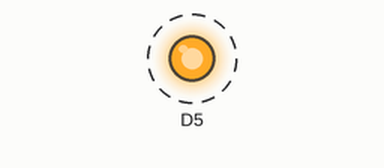
This sketch was run on a simulated ESP8266 (NodeMCU). Shown: output pins drawn as LEDs (lit = HIGH). Dashed ring = blinking. What the sketch prints to the serial monitor is not drawn.

Above: at 0.5 s.
Timing chart, 0 to 4.6 s (numbered marks = the images above):
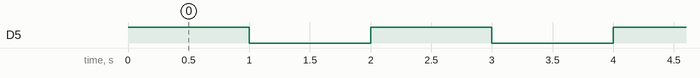

The sketch:

Blink.ino
```cpp
void setup() {
  Serial.begin(9600);
  pinMode(D5,OUTPUT);
}

void loop() {
  digitalWrite(D5,HIGH);
  Serial.println("HIGH");
  delay(1000);
  digitalWrite(D5,LOW);
  Serial.println("LOW");
  delay(1000);
}
```

Measured:
- by itself, D5: alternates HIGH for 1.0 s and LOW for 1.0 s
